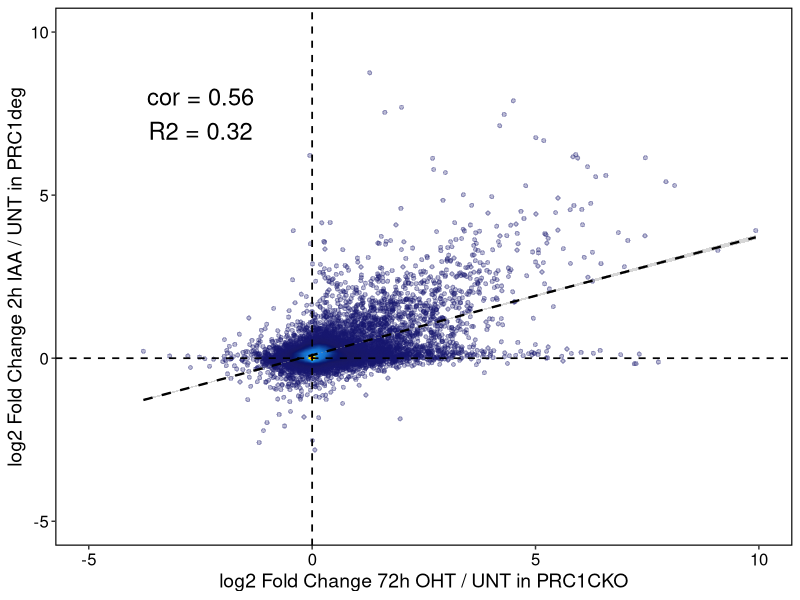
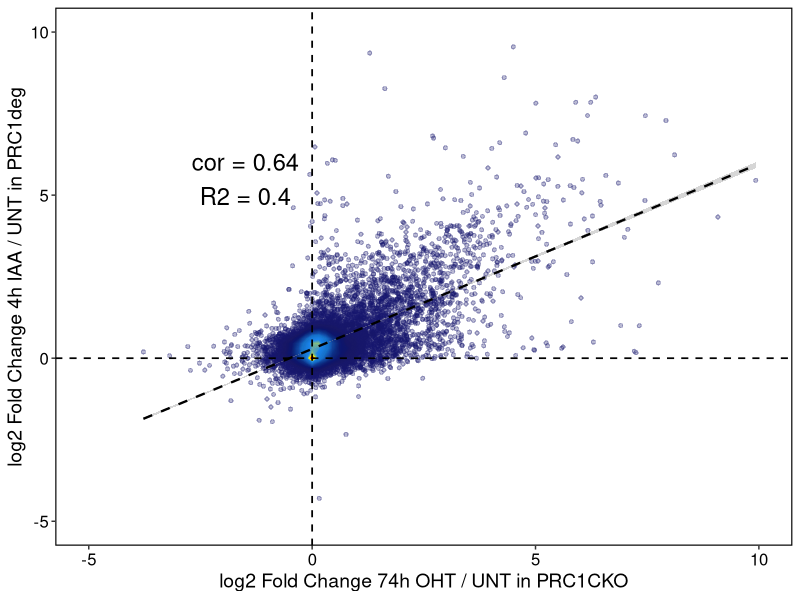
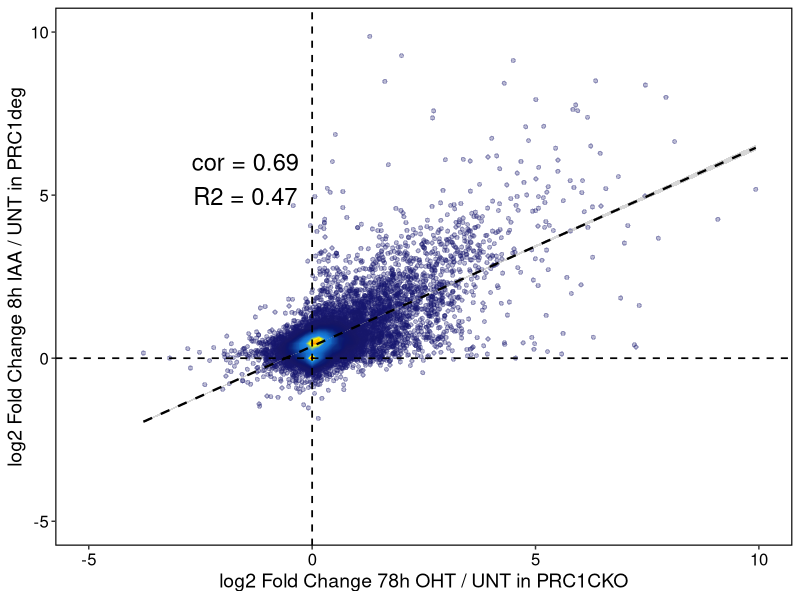
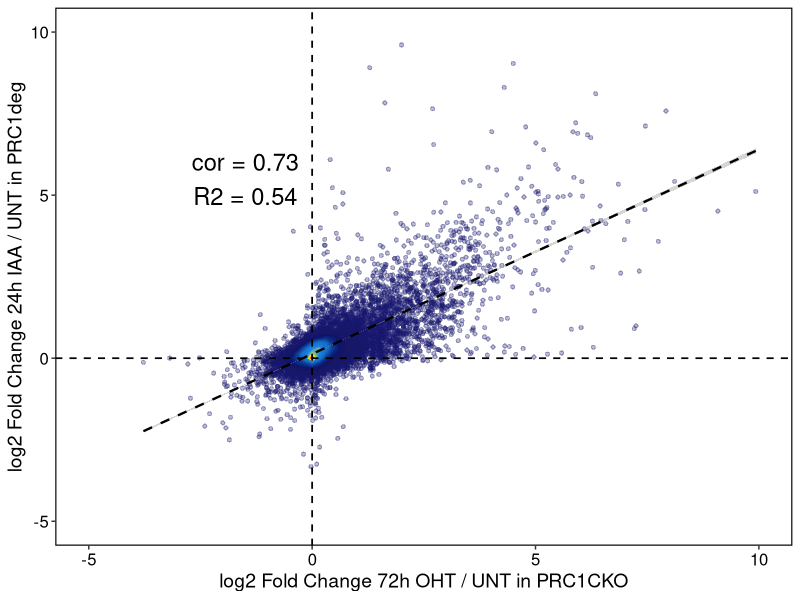
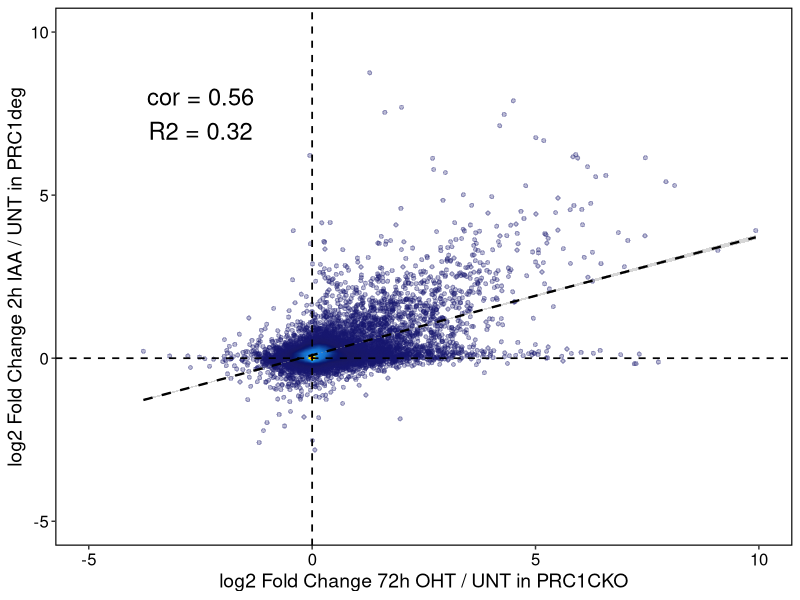
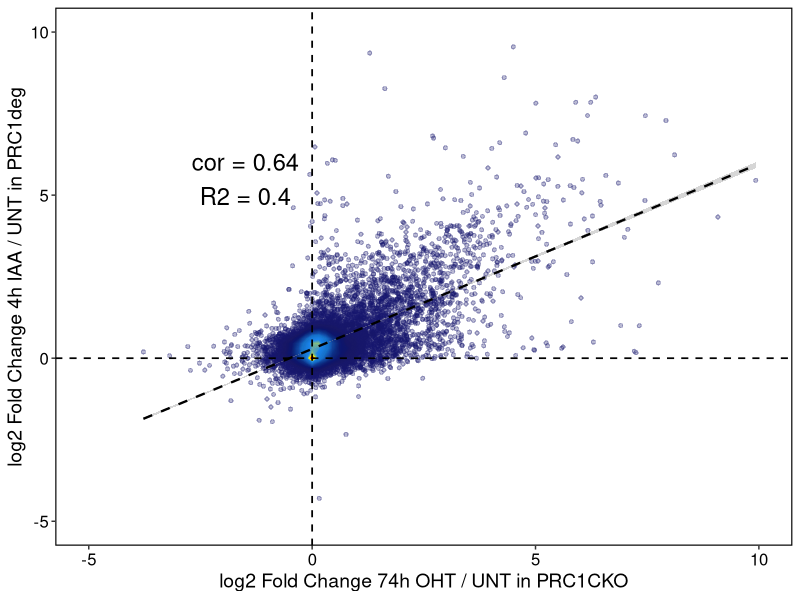
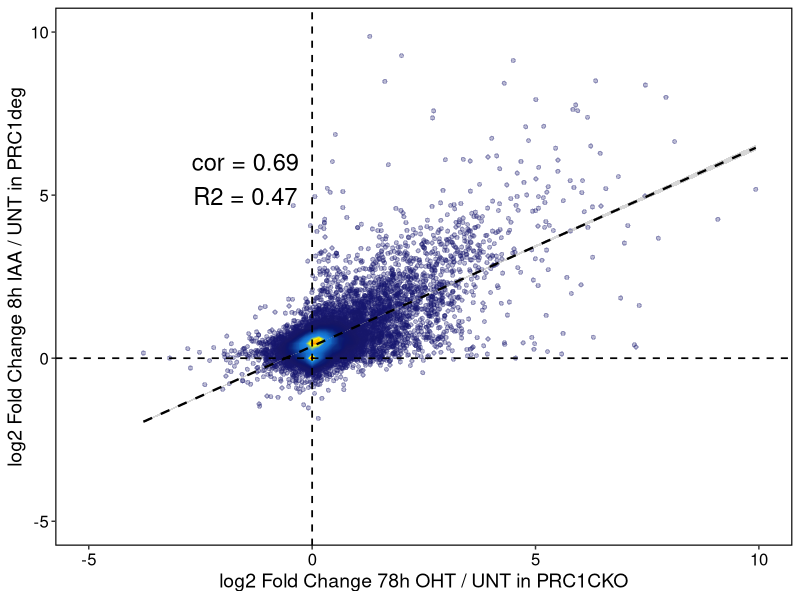
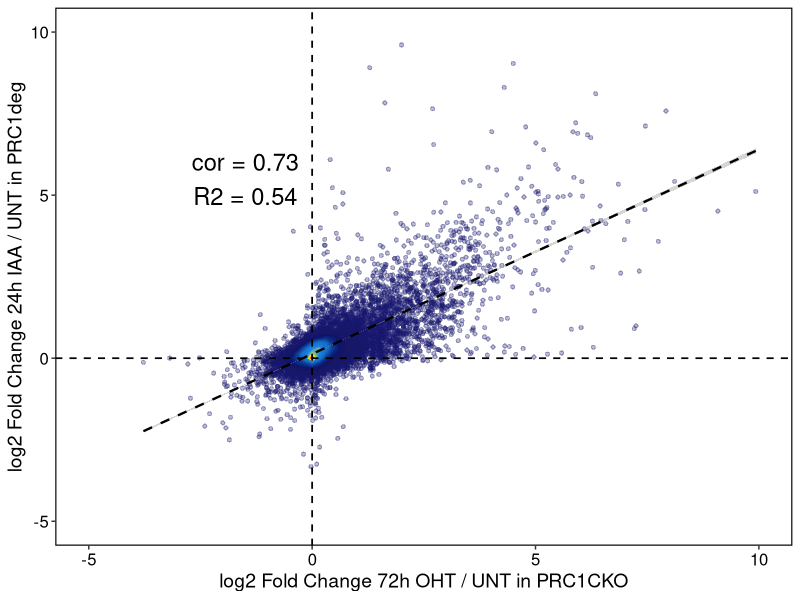

Here is the R script that generated these plots, in order:
# For Extended Data Fig. 2a, making scatterplots comparing the log2 fold changes in gene expression (cnRNA-seq)
# at different time points after auxin treatment in PRC1deg cells with
# gene expression changes in PRC1CKO (72 h OHT) cells.

library(tidyverse)
library(ggrastr)


my_theme <- theme_bw() +
  theme(
    panel.grid.major = element_blank(), panel.grid.minor = element_blank(), panel.background = element_blank(),
    axis.text = element_text(size = 12, colour = "black"),
    axis.title = element_text(size = 14, colour = "black", margin = 4),
    plot.title = element_text(size = 12, hjust = 0.5),
    panel.border = element_rect(colour = "black", size = 0.8),
    legend.position = "none"
  )

# importing DESeq2 results
degron <- read.csv("../data/PRC1degron.cnRNAseq.DESeq2_results.csv")

cko <- read.csv("../data/PRC1cko.cnRNAseq.DESeq2_results.csv") %>%
  select(refID, padj, LFC_apeglm) %>%
  rename(
    padj_PRC1CKO = padj,
    LFC_PRC1CKO = LFC_apeglm
  )



# Correlating LFCs --------------------------------------------------------

df <- left_join(degron, cko, by = "refID")


## 2h vs CKO

corr2 <- cor.test(
  x = df$LFC_PRC1CKO,
  y = df$LFC_2h_IAA,
  method = "pearson"
)
corr2

lm2 <- summary(lm(LFC_2h_IAA ~ LFC_PRC1CKO, df))
lm2

ggplot(df, aes(LFC_PRC1CKO, LFC_2h_IAA)) +
  geom_point_rast(colour = "midnightblue", alpha = 0.3, raster.dpi = 600, size = 1) +
  stat_density2d(aes(
    fill = after_stat(level),
    alpha = after_stat(level)
  ),
  geom = "polygon",
  bins = 1000
  ) +
  scale_alpha_continuous(range = c(0, 0.8)) +
  scale_fill_gradientn(colours = colorRampPalette(c("midnightblue", "dodgerblue3", "dodgerblue2", "yellow1", "orangered", "red4"))(100)) +
  geom_smooth(method = "lm", colour = "black", linetype = "dashed", size = 0.8) +
  annotate("text",
    x = -2.5, y = 7.5, size = 6,
    label = paste0(
      "cor = ", round(corr2$estimate, digits = 2), # cor is Pearson correlation coefficient
      "\n", "R2 = ", round(lm2$r.squared, digits = 2)
    )
  ) + # R2 is the coefficient of determination for linear regression
  geom_hline(yintercept = 0, linetype = "dashed", size = 0.6, colour = "black") +
  geom_vline(xintercept = 0, linetype = "dashed", size = 0.6, colour = "black") +
  scale_x_continuous(limits = c(-5, 10)) +
  scale_y_continuous(limits = c(-5, 10)) +
  xlab("log2 Fold Change 72h OHT / UNT in PRC1CKO") +
  ylab("log2 Fold Change 2h IAA / UNT in PRC1deg") +
  my_theme

ggsave("CorrelationPlot_LFC_RNA.AUX_2h_vs_PRC1cko.pdf", width = 6, height = 6)


## 4h vs CKO

corr4 <- cor.test(
  x = df$LFC_PRC1CKO,
  y = df$LFC_4h_IAA,
  method = "pearson"
)
corr4

lm4 <- summary(lm(LFC_4h_IAA ~ LFC_PRC1CKO, df))
lm4

ggplot(df, aes(LFC_PRC1CKO, LFC_4h_IAA)) +
  geom_point_rast(colour = "midnightblue", alpha = 0.3, raster.dpi = 600, size = 1) +
  stat_density2d(aes(
    fill = after_stat(level),
    alpha = after_stat(level)
  ),
  geom = "polygon",
  bins = 1000
  ) +
  scale_alpha_continuous(range = c(0, 0.8)) +
  scale_fill_gradientn(colours = colorRampPalette(c("midnightblue", "dodgerblue3", "dodgerblue2", "yellow1", "orangered", "red4"))(100)) +
  geom_smooth(method = "lm", colour = "black", linetype = "dashed", size = 0.8) +
  annotate("text",
    x = -1.5, y = 5.5, size = 6,
    label = paste0(
      "cor = ", round(corr4$estimate, digits = 2),
      "\n", "R2 = ", round(lm4$r.squared, digits = 2)
    )
  ) +
  geom_hline(yintercept = 0, linetype = "dashed", size = 0.6, colour = "black") +
  geom_vline(xintercept = 0, linetype = "dashed", size = 0.6, colour = "black") +
  scale_x_continuous(limits = c(-5, 10)) +
  scale_y_continuous(limits = c(-5, 10)) +
  xlab("log2 Fold Change 74h OHT / UNT in PRC1CKO") +
  ylab("log2 Fold Change 4h IAA / UNT in PRC1deg") +
  my_theme

ggsave("CorrelationPlot_LFC_RNA.AUX_4h_vs_PRC1cko.pdf", width = 6, height = 6)



## 8h vs CKO

corr8 <- cor.test(
  x = df$LFC_PRC1CKO,
  y = df$LFC_8h_IAA,
  method = "pearson"
)
corr8

lm8 <- summary(lm(LFC_8h_IAA ~ LFC_PRC1CKO, df))
lm8

ggplot(df, aes(LFC_PRC1CKO, LFC_8h_IAA)) +
  geom_point_rast(colour = "midnightblue", alpha = 0.3, raster.dpi = 600, size = 1) +
  stat_density2d(aes(
    fill = after_stat(level),
    alpha = after_stat(level)
  ),
  geom = "polygon",
  bins = 1000
  ) +
  scale_alpha_continuous(range = c(0, 0.8)) +
  scale_fill_gradientn(colours = colorRampPalette(c("midnightblue", "dodgerblue3", "dodgerblue2", "yellow1", "orangered", "red4"))(100)) +
  geom_smooth(method = "lm", colour = "black", linetype = "dashed", size = 0.8) +
  annotate("text",
    x = -1.5, y = 5.5, size = 6,
    label = paste0(
      "cor = ", round(corr8$estimate, digits = 2),
      "\n", "R2 = ", round(lm8$r.squared, digits = 2)
    )
  ) +
  geom_hline(yintercept = 0, linetype = "dashed", size = 0.6, colour = "black") +
  geom_vline(xintercept = 0, linetype = "dashed", size = 0.6, colour = "black") +
  scale_x_continuous(limits = c(-5, 10)) +
  scale_y_continuous(limits = c(-5, 10)) +
  xlab("log2 Fold Change 78h OHT / UNT in PRC1CKO") +
  ylab("log2 Fold Change 8h IAA / UNT in PRC1deg") +
  my_theme

ggsave("CorrelationPlot_LFC_RNA.AUX_8h_vs_PRC1cko.pdf", width = 6, height = 6)



## 24h vs CKO

corr24 <- cor.test(
  x = df$LFC_PRC1CKO,
  y = df$LFC_24h_IAA,
  method = "pearson"
)
corr24

lm24 <- summary(lm(LFC_24h_IAA ~ LFC_PRC1CKO, df))
lm24

ggplot(df, aes(LFC_PRC1CKO, LFC_24h_IAA)) +
  geom_point_rast(colour = "midnightblue", alpha = 0.3, raster.dpi = 600, size = 1) +
  stat_density2d(aes(
    fill = after_stat(level),
    alpha = after_stat(level)
  ),
  geom = "polygon",
  bins = 1000
  ) +
  scale_alpha_continuous(range = c(0, 0.8)) +
  scale_fill_gradientn(colours = colorRampPalette(c("midnightblue", "dodgerblue3", "dodgerblue2", "yellow1", "orangered", "red4"))(100)) +
  geom_smooth(method = "lm", colour = "black", linetype = "dashed", size = 0.8) +
  annotate("text",
    x = -1.5, y = 5.5, size = 6,
    label = paste0(
      "cor = ", round(corr24$estimate, digits = 2),
      "\n", "R2 = ", round(lm24$r.squared, digits = 2)
    )
  ) +
  geom_hline(yintercept = 0, linetype = "dashed", size = 0.6, colour = "black") +
  geom_vline(xintercept = 0, linetype = "dashed", size = 0.6, colour = "black") +
  scale_x_continuous(limits = c(-5, 10)) +
  scale_y_continuous(limits = c(-5, 10)) +
  xlab("log2 Fold Change 72h OHT / UNT in PRC1CKO") +
  ylab("log2 Fold Change 24h IAA / UNT in PRC1deg") +
  my_theme

ggsave("CorrelationPlot_LFC_RNA.AUX_24h_vs_PRC1cko.pdf", width = 6, height = 6)
